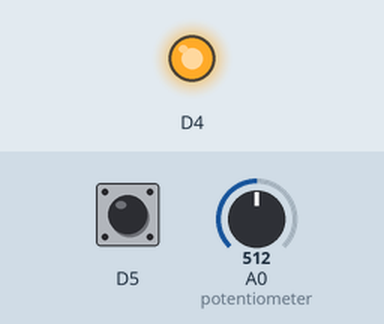
This program was run on a simulated ESP8266 (Wemos D1 mini). On the bench: output pins drawn as LEDs (lit = HIGH). Inputs (shaded band) come from the test bench; at power-on: D5 HIGH, A0 (potentiometer) = 512.

Above: at 1.8 s.
1.9 s: D5 pulled LOW for 0.15 s
At 3.3 s:
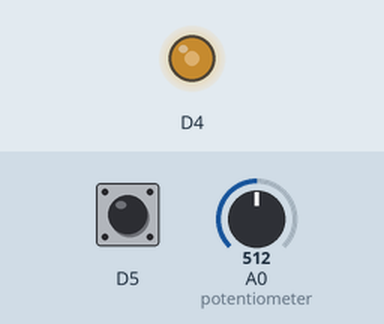
4.5 s: A0 (potentiometer) set to 716
At 5.0 s:
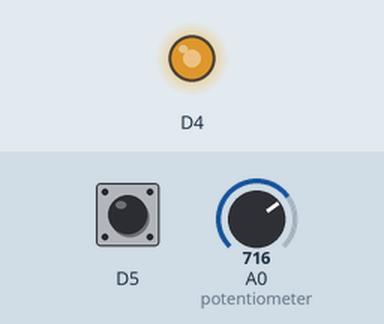
6.0 s: A0 (potentiometer) set to 900
At 7.2 s:
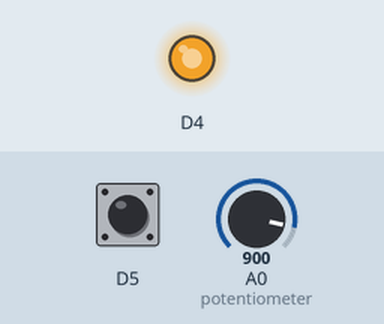
7.5 s: D5 pulled LOW for 1 s
At 9.3 s:
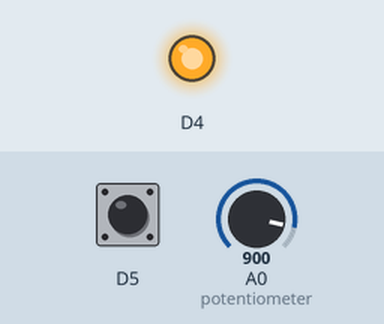
Timing chart, 0 to 10.8 s (numbered marks = the images above; inputs shaded):
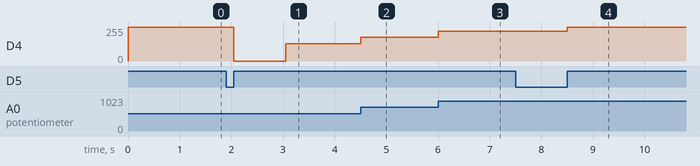

The program:

main.cpp
```cpp
#include <Arduino.h>

//  I Gunjan Chaudhary, 000831804 certify that this material is my original work. No other person's work has been used without due acknowledgement. I have not made my work available to anyone else.

int buttonState =0;            //initially the led is set to off
int oldButtonState = LOW;
int ledState = LOW;

void setup()
{
  pinMode(D4, OUTPUT);
  pinMode(D5, INPUT_PULLUP);
}

void loop()
{
  buttonState = digitalRead(D5);   //Reading button state
  int reading=analogRead(A0);      //Reading the voltage out by potentiometer
  int bright=reading/4;

  //if the old state of button is changed and currently button is high, then do toggle
  if(buttonState != oldButtonState  && buttonState == HIGH)
  {
    //if ledState was low then change it to high and vice versa. This will regulate on/off state
    //i.e., turn on if button clicked, and turn off if button clicked again and so on
    ledState = (ledState == LOW ? HIGH : LOW);
    digitalWrite(D4, ledState);           //digitalWrite on the led based on state
    delay(1000);                          //delay for 1s
  }
//if the ledState is low, then vary the brightness based on potentiometer's value change
//if state is high,  let the light remian turned off i.e., no light
  if( ledState == LOW)
  {  analogWrite(D4, bright);  }  //output brightness on led based on potentiometer's va;ue
oldButtonState = buttonState;    //update states
}
```

Measured:
- after the input at 1.9 s, D4: 255/255 → 0/255 after 0.15 s, → 128/255 1.0 s later
- after the input at 4.5 s, D4: 128/255 → 179/255 at once
- after the input at 6.0 s, D4: 179/255 → 225/255 at once
- after the input at 7.5 s, D4: 225/255 → 255/255 after 1.0 s
